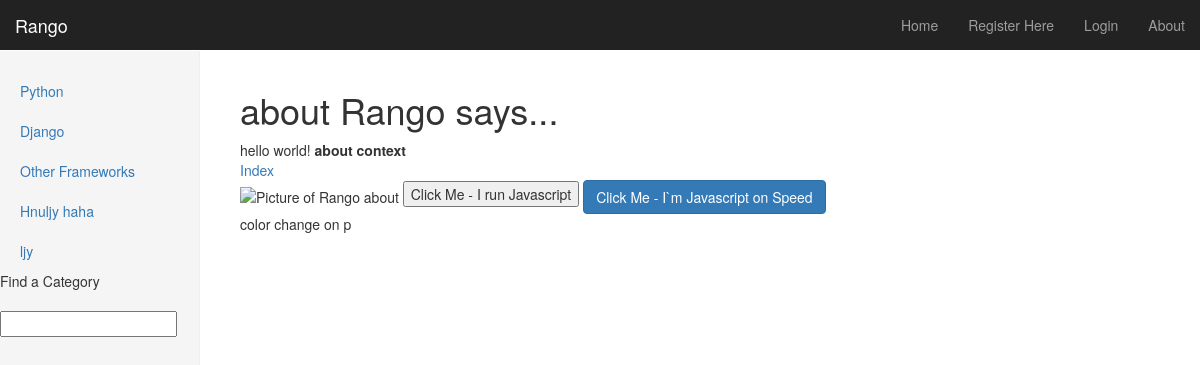
/rango/about, run on the app's committed database.
### rango/models.py (models this page shows, shortened)
class Category(models.Model):
    name = models.CharField(max_length=128, unique=True)
    views = models.IntegerField(default=0)
    likes = models.IntegerField(default=0)
    slug = models.SlugField(unique=True)

### rango/views.py (the view)
def about(request):
    context_dict = {'boldmessage': "about context"}
    return render(request, 'rango/about.html', context_dict)

### rango/templatetags/rango_extras.py (called while the page is built)
@register.inclusion_tag('rango/cats.html')
def get_category_list(cat=None):
    return {'cats': Category.objects.order_by('-likes')[:5], 'act_cat': cat}

### templates/rango/about.html (shortened to what this page needs)
{% extends 'rango/base.html' %}
{% load static %}
{% block body_block %}
    <h1>about Rango says...</h1>
    hello world! <strong>{{ boldmessage }}</strong><br />
    <a href="{% url 'index' %} ">Index</a><br />
    <img src="{% static "images/12.jpg" %}" alt="Picture of Rango about" />
    <button onClick="alert('You clicked the button using Javascript.');">
    Click Me - I run Javascript
    </button>
    <button id="about-btn"> Click Me - I`m Javascript on Speed</button>
    <p id="test">color change on p</p>
{% endblock %}

### templates/rango/cats.html
{% if cats %}
    <ul class="nav nav-sidebar">
    {% for c in cats %}
        {% if c == act_cat %}
        <li class="active" > {% else %} <li>{% endif %}<a href="{% url 'category' c.slug %}">{{ c.name }}</a></li>
    {% endfor %}
{% else %}
    <li> <strong>There are no category present.</strong></li>
    </ul>
{% endif %}

### static/css/dashboard.css (style rules this page uses)
body { padding-top: 50px; }
.nav-sidebar { margin-right: -21px; margin-bottom: 20px; margin-left: -20px; }
.nav-sidebar > li > a { padding-right: 20px; padding-left: 20px; }

### data on the page
Category: name "Python"
Category: name "Django"
Category: name "Other Frameworks"
Category: name "Hnuljy haha"
Category: name "ljy"

### other printed values
{{ boldmessage }} "about context"
